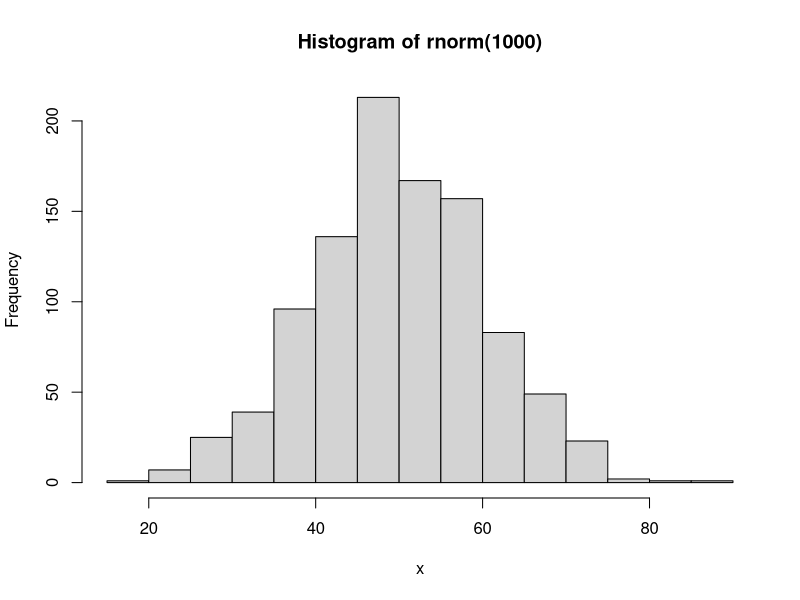
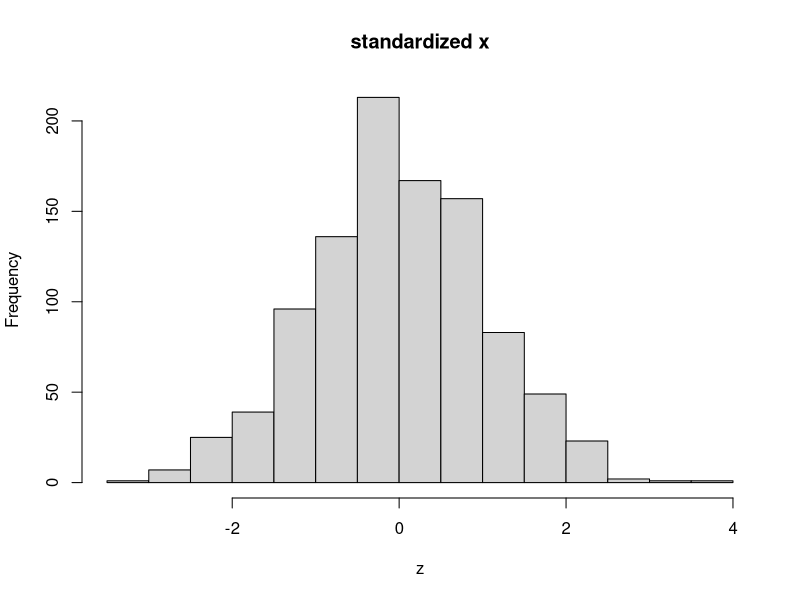
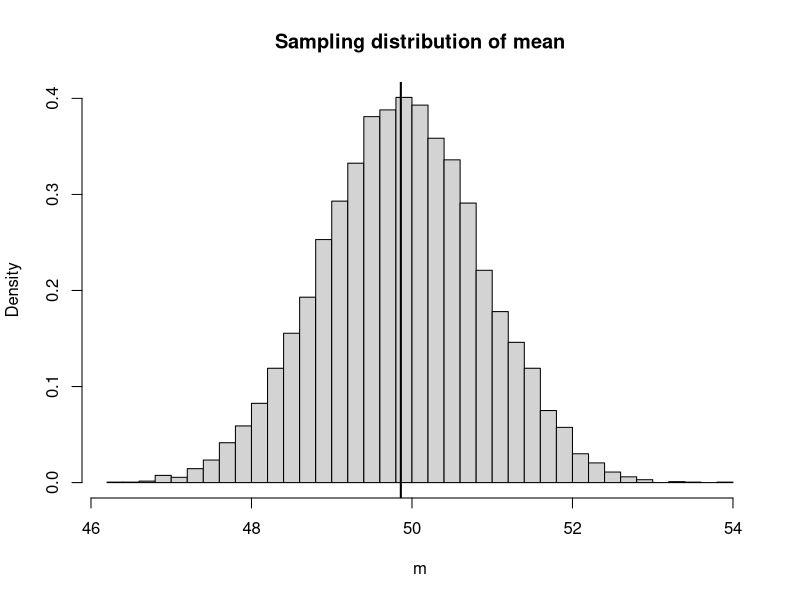
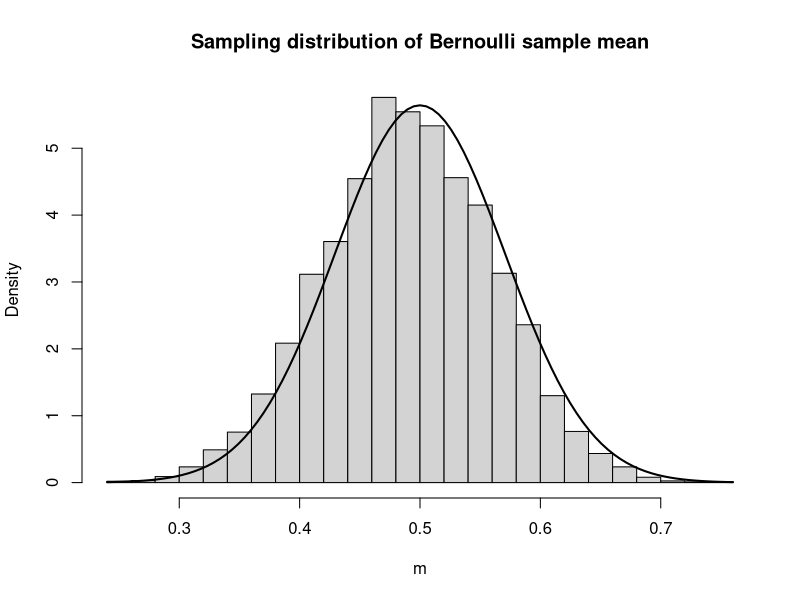
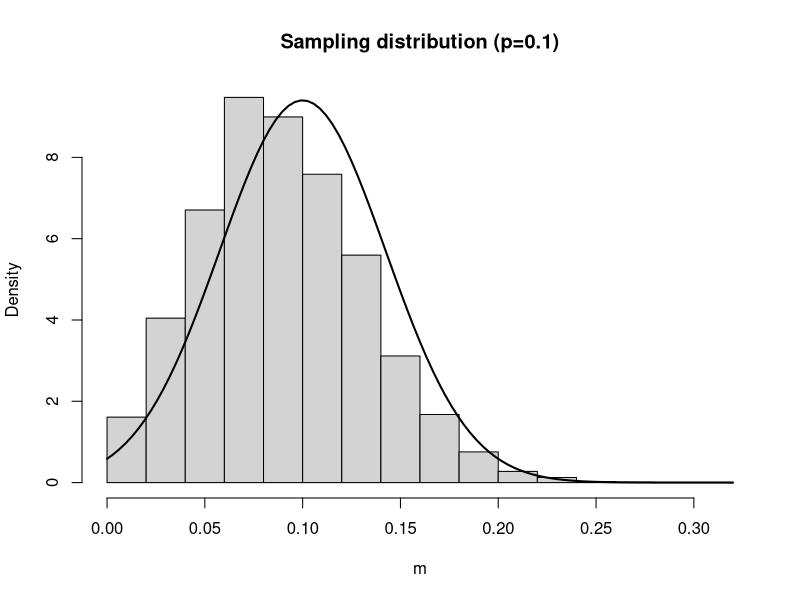
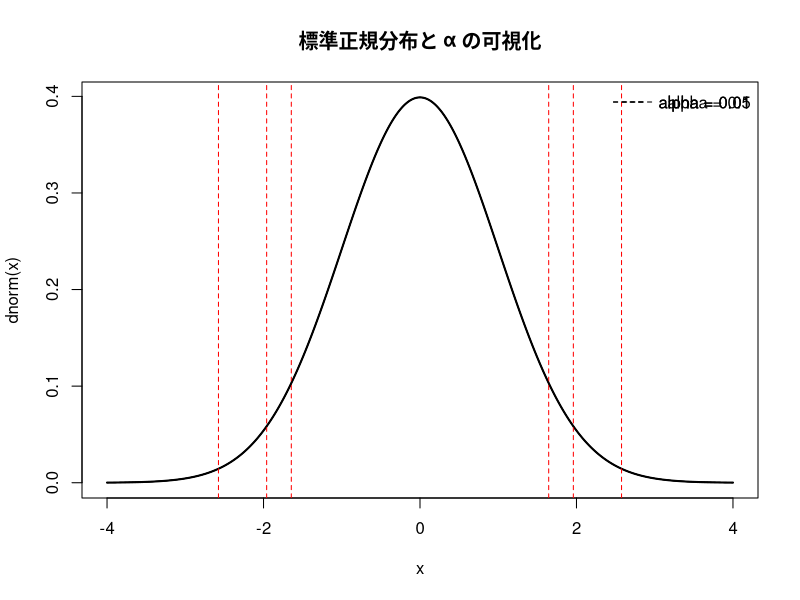

Recreate these plots in R, in order.
############################################################
# ABtest02.R
# ipynb → R スクリプト完全変換版（全コード＋丁寧な日本語コメント）
# テーマ：標本分布・中心極限定理・Z検定
############################################################


############################################################
# Section 1：復習（乱数生成・ヒストグラム）
############################################################

set.seed(1)                             # 同じ乱数を再現するための seed 指定
rnorm(1, mean = 50, sd = 10)            # 正規分布 N(50,10^2) から1個生成

x <- rnorm(1000, mean = 50, sd = 10)    # 1000個の乱数
hist(x, main = "Histogram of rnorm(1000)")  # ヒストグラム


############################################################
# Section 2：復習（乱数のシード）
############################################################

set.seed(1); rnorm(1)   # seed=1
set.seed(2); rnorm(1)   # seed=2 → 違う結果
set.seed(3); rnorm(1)
set.seed(4); rnorm(1)
set.seed(3); rnorm(1)   # seed=3 に戻すと同じ値が出る


############################################################
# Section 3：標準化の復習
############################################################

z <- (x - 50) / 10    # (値 − 平均) / 標準偏差
hist(z, main = "standardized x")
cat("mean=", mean(z), "sd=", sd(z), "\n")   # ~0, ~1 になっているはず


############################################################
# Section 4：無作為抽出（population → sample）
############################################################

set.seed(NULL)    # 本当に毎回違う乱数に戻す

# 母集団を作成：平均50、標準偏差10 の正規乱数1万個
pop <- rnorm(1e4, mean = 50, sd = 10)

# 大きさ10の標本を5個取る
replicate(5, sample(pop, 10))                 # 標本（行列）
replicate(5, mean(sample(pop, 10)))           # 標本平均のみ


############################################################
# Section 5：演習（手入力）
#
# １．pop を使って、大きさ100の標本を取る：x_1 <- sample(pop,100)
# ２．その標本平均を計算：mean(x_1)
# ３．これを10回繰り返して平均を比較：replicate(10, mean(sample(pop,100)))
############################################################

# （ipynb に書かれていたコード）
x_1 <- sample(pop, 100)
mean(x_1)

replicate(10, mean(sample(pop, 100)))


############################################################
# Section 6：標本平均の標本分布（中心極限定理）
############################################################

set.seed(NULL)

# 標本平均を 10000 回計算する
m <- replicate(10000, mean(sample(pop, 100)))

# ヒストグラム
hist(m, freq = FALSE, breaks = 40,
     main = "Sampling distribution of mean")

# 理論上の母平均を縦線で重ねる
abline(v = mean(pop), lwd = 2)


############################################################
# Section 7：ベルヌーイ分布の場合の標本平均
############################################################

set.seed(NULL)
p <- 0.5
n <- 50

# 標本平均を10000回求める
m <- replicate(10000, mean(rbinom(n, 1, p)))

# ヒストグラム
hist(m, freq = FALSE, breaks = 20,
     main = "Sampling distribution of Bernoulli sample mean")

# 理論分布：N(p, p(1-p)/n)
curve(dnorm(x, mean = p, sd = sqrt(p * (1 - p) / n)),
      add = TRUE, lwd = 2)


############################################################
# Section 8：演習（p = 0.1 の場合）
############################################################

# 以下のコードは ipynb にあるそのまま
# p を 0.5 → 0.1 に変えて実行する課題

p <- 0.1
n <- 50

m <- replicate(10000, mean(rbinom(n, 1, p)))

hist(m, freq = FALSE, breaks = 20,
     main = "Sampling distribution (p=0.1)")

curve(dnorm(x, mean = p, sd = sqrt(p * (1 - p) / n)),
      add = TRUE, lwd = 2)


############################################################
# Section 9：Z検定（両側、分散既知、α=0.05）
############################################################

set.seed(NULL)

alpha <- 0.05       # 有意水準
mu0 <- 0.5          # 帰無仮説の平均
sigma <- sqrt(0.25) # 分散=0.25 → sd=0.5
n <- 50             # 標本サイズ

# 範囲：標本平均の正規分布
crit <- qnorm(c(alpha/2, 1-alpha/2), mean = mu0, sd = sigma / sqrt(n))

cat("両側棄却域：", crit, "\n")

# 実際に標本平均を1つ生成
xbar <- mean(rbinom(n, 1, mu0))
cat("標本平均=", xbar, "\n")

# 棄却かどうか
if (xbar < crit[1] || xbar > crit[2]) {
  cat("→ H0 を棄却（有意差あり）\n")
} else {
  cat("→ H0 を採択（有意差なし）\n")
}


############################################################
# Section 10：有意水準 α の可視化（参考）
############################################################

x <- seq(-4, 4, length = 400)

plot(x, dnorm(x), type = "l", lwd = 2,
     main = "標準正規分布と α の可視化")

for (a in c(0.1, 0.05, 0.01)) {
  crit <- qnorm(c(a/2, 1 - a/2))
  lines(x, dnorm(x), col = "black")
  abline(v = crit, col = "red", lty = 2)
  legend("topright", legend = paste("alpha =", a),
         lty = 2, bty = "n")
  cat("alpha=", a, " → 棄却域=", crit, "\n")
}


############################################################
# 完了：ABtest02 の全コードを完全収録！
############################################################
